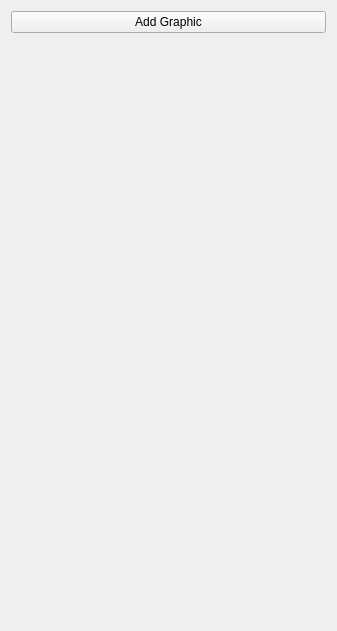
<?xml version="1.0" encoding="UTF-8"?>
<ui version="4.0">
 <class>Form</class>
 <widget class="QWidget" name="Form">
  <property name="geometry">
   <rect>
    <x>0</x>
    <y>0</y>
    <width>337</width>
    <height>631</height>
   </rect>
  </property>
  <property name="windowTitle">
   <string>Form</string>
  </property>
  <layout class="QVBoxLayout" name="verticalLayout">
   <item>
    <widget class="QPushButton" name="add_btn">
     <property name="text">
      <string>Add Graphic</string>
     </property>
    </widget>
   </item>
   <item>
    <widget class="PlotWidget" name="Plot_a" native="true"/>
   </item>
   <item>
    <widget class="PlotWidget" name="Plot_v" native="true"/>
   </item>
   <item>
    <widget class="PlotWidget" name="Plot_s" native="true"/>
   </item>
  </layout>
 </widget>
 <customwidgets>
  <customwidget>
   <class>PlotWidget</class>
   <extends>QWidget</extends>
   <header>pyqtgraph</header>
   <container>1</container>
  </customwidget>
 </customwidgets>
 <resources/>
 <connections/>
</ui>
